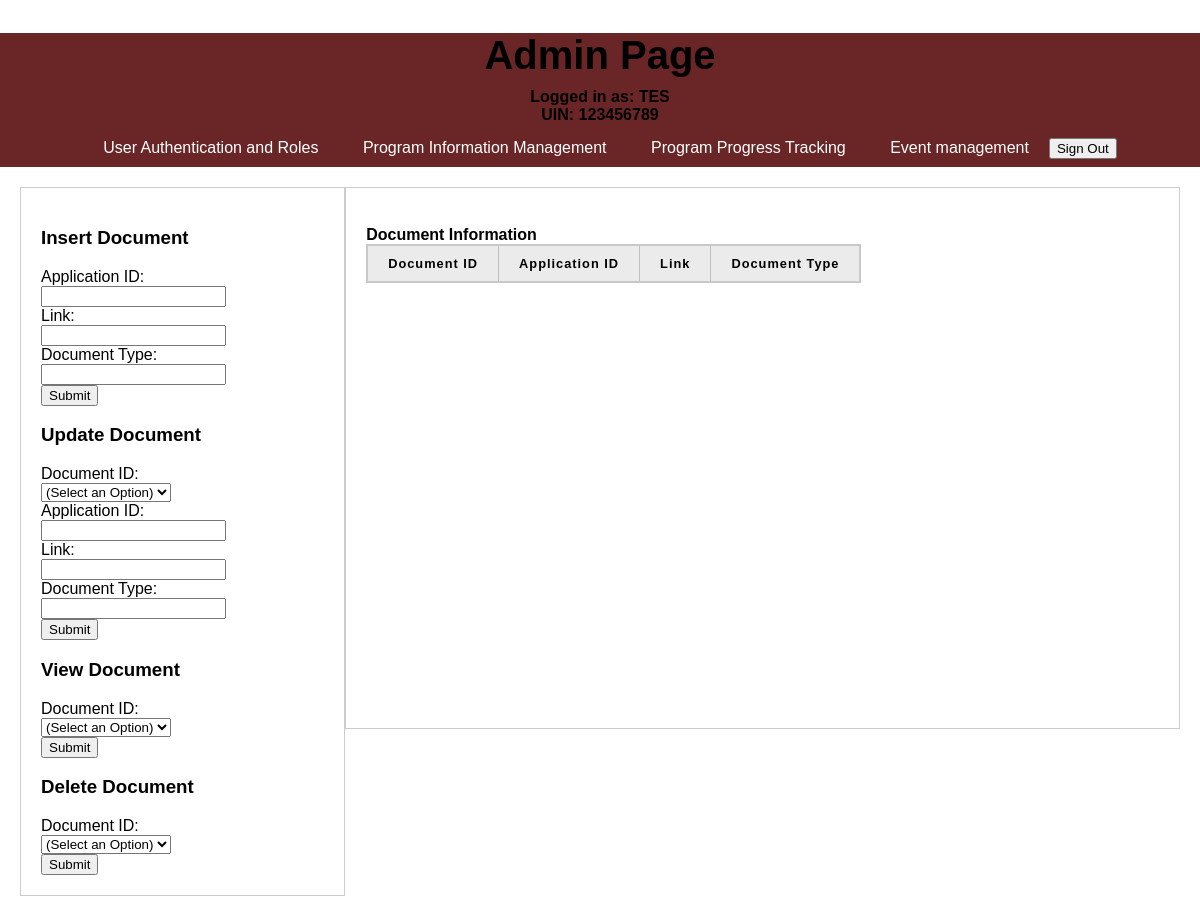
Before: /docmanager.php (signed in) with the older database file.
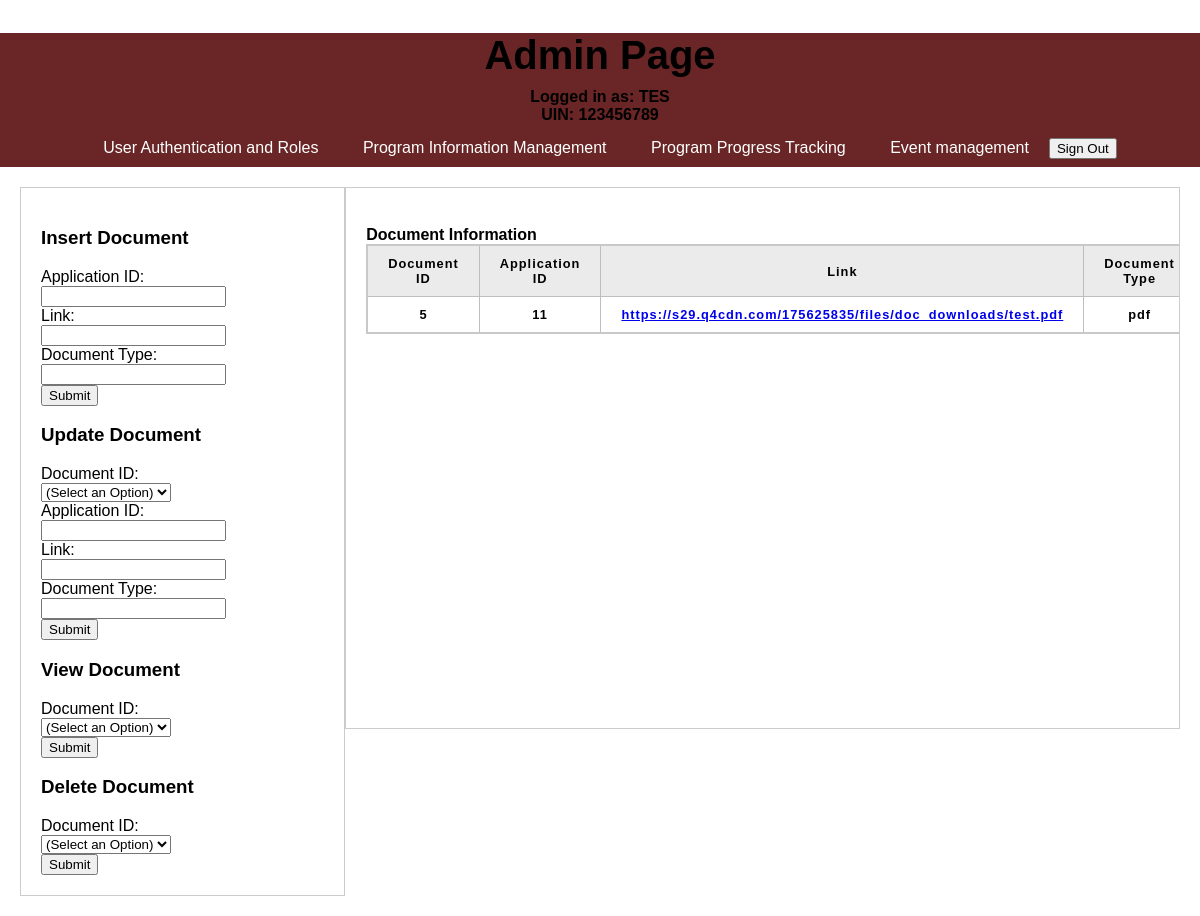
After: the same page with the newer database file.
### tables this page shows
CREATE TABLE `document` (
  `Doc_Num` int(11) NOT NULL,
  `App_Num` int(11) NOT NULL,
  `Link` varchar(128) NOT NULL,
  `Doc_Type` varchar(128) NOT NULL
);

### docmanager.php (the view, shortened to what this page needs)
<?php
  include_once 'header.php';
  include_once 'includes/dbh.inc.php';
?>
<!DOCTYPE html>
<html lang="en">
<head>
</head>
<body>
  <div class="container">
    <div class="column1">
      <h3>Insert Document</h3>
      <form action="includes/docmanager.inc.php" method="post">
        <label>Application ID:</label><br>
        <input type="number" id="AppID" name="AppID"></input><br>
        <label>Link:</label><br>
        <input type="text" id="Link" name="Link"></input><br>
        <label>Document Type:</label><br>
        <input type="text" id="DocType" name="DocType"></input><br>
        <button type="insert_doc" name="insert_doc">Submit</button>
      </form>
      <h3>Update Document</h3>
      <form action="includes/docmanager.inc.php" method="post">
        <label>Document ID:</label><br>
        <?php columnSelector($conn, "Doc_Num", "DocID"); ?><br>
        <label>Application ID:</label><br>
        <input type="number" id="AppID" name="AppID"></input><br>
        <label>Link:</label><br>
        <input type="text" id="Link" name="Link"></input><br>
        <label>Document Type:</label><br>
        <input type="text" id="DocType" name="DocType"></input><br>
        <button type="update_doc" name="update_doc">Submit</button>
      </form>
      <h3>View Document</h3>
      <form action="includes/docmanager.inc.php" method="post">
        <label>Document ID:</label><br>
        <?php columnSelector($conn, "Doc_Num", "DocID"); ?><br>
        <button type="select_doc" name="select_doc">Submit</button>
      </form>
      <h3>Delete Document</h3>
      <form action="includes/docmanager.inc.php" method="post">
        <label>Document ID:</label><br>
        <?php columnSelector($conn, "Doc_Num", "DocID"); ?><br>
        <button type="delete_doc" name="delete_doc">Submit</button>
      </form>
    </div>
    <div class="column2">
      <?php
        echo "<br><b>Document Information<br>";
        echo "<table>
          <tr>
            <th>Document ID</th>
            <th>Application ID</th>
            <th>Link</th>
            <th>Document Type</th>
          </tr>
          ";
        $query = "SELECT * FROM document";
        if ($result = $conn->query($query)) {
          while ($row = $result->fetch_assoc()) {
              echo '<tr>
                <td>'.$row["Doc_Num"].'</td>
                <td>'.$row["App_Num"].'</td>
                <td><a href='.$row["Link"].'>'.$row["Link"].'</a></td>
                <td>'.$row["Doc_Type"].'</td>
              </tr>';
          }
          echo "</table>";
        }
      ?>
    </div>
  </div>
</body>
</html>
<?php
  function columnSelector($conn, $Col, $ID){
    echo '<select id="'.$ID.'" name="'.$ID.'">';
    echo '<option value="">(Select an Option)</option>';
    echo '</select>';
  }
?>

Changed rows visible on the page:
added document: Doc_Num "5", App_Num "11", Link "https://s29.q4cdn.com/175625835/files/doc_downloads/test.pdf", Doc_Type "pdf"
